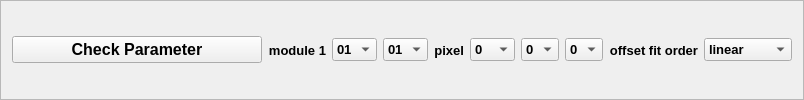
    <widget class="QFrame" name="frame_6">
     <property name="sizePolicy">
      <sizepolicy hsizetype="Preferred" vsizetype="Fixed">
       <horstretch>0</horstretch>
       <verstretch>0</verstretch>
      </sizepolicy>
     </property>
     <property name="styleSheet">
      <string notr="true">QFrame#frame_6 {
	background-color: rgb(210, 236, 255);
}

QPushButton#check_button {
    background-color: none; /* 不设置背景色，使用默认样式 */
}</string>
     </property>
     <property name="frameShape">
      <enum>QFrame::StyledPanel</enum>
     </property>
     <property name="frameShadow">
      <enum>QFrame::Raised</enum>
     </property>
     <layout class="QHBoxLayout" name="horizontalLayout_18">
      <item>
       <widget class="QPushButton" name="paracheck_button">
        <property name="sizePolicy">
         <sizepolicy hsizetype="Minimum" vsizetype="Fixed">
          <horstretch>0</horstretch>
          <verstretch>0</verstretch>
         </sizepolicy>
        </property>
        <property name="minimumSize">
         <size>
          <width>250</width>
          <height>0</height>
         </size>
        </property>
        <property name="maximumSize">
         <size>
          <width>16777215</width>
          <height>16777215</height>
         </size>
        </property>
        <property name="font">
         <font>
          <family>Arial</family>
          <pointsize>12</pointsize>
          <weight>75</weight>
          <bold>true</bold>
         </font>
        </property>
        <property name="layoutDirection">
         <enum>Qt::LeftToRight</enum>
        </property>
        <property name="text">
         <string>Check Parameter</string>
        </property>
       </widget>
      </item>
      <item>
       <layout class="QHBoxLayout" name="horizontalLayout_5">
        <item>
         <widget class="QLabel" name="label_paracheck_module1">
          <property name="font">
           <font>
            <family>Arial</family>
            <pointsize>10</pointsize>
            <weight>75</weight>
            <bold>true</bold>
           </font>
          </property>
          <property name="layoutDirection">
           <enum>Qt::RightToLeft</enum>
          </property>
          <property name="text">
           <string>module 1</string>
          </property>
          <property name="alignment">
           <set>Qt::AlignRight|Qt::AlignTrailing|Qt::AlignVCenter</set>
          </property>
         </widget>
        </item>
        <item>
         <widget class="QComboBox" name="paracheck_module_num_1">
          <property name="sizePolicy">
           <sizepolicy hsizetype="Preferred" vsizetype="Fixed">
            <horstretch>0</horstretch>
            <verstretch>0</verstretch>
           </sizepolicy>
          </property>
          <property name="font">
           <font>
            <family>Arial</family>
            <pointsize>10</pointsize>
            <weight>75</weight>
            <bold>true</bold>
           </font>
          </property>
          <item>
           <property name="text">
            <string>01</string>
           </property>
          </item>
          <item>
           <property name="text">
            <string>02</string>
           </property>
          </item>
          <item>
           <property name="text">
            <string>03</string>
           </property>
          </item>
          <item>
           <property name="text">
            <string>04</string>
           </property>
          </item>
          <item>
           <property name="text">
            <string>05</string>
           </property>
          </item>
          <item>
           <property name="text">
            <string>06</string>
           </property>
          </item>
          <item>
           <property name="text">
            <string>07</string>
           </property>
          </item>
          <item>
           <property name="text">
            <string>08</string>
           </property>
          </item>
          <item>
           <property name="text">
            <string>09</string>
           </property>
          </item>
          <item>
           <property name="text">
            <string>10</string>
           </property>
          </item>
          <item>
           <property name="text">
            <string>11</string>
           </property>
          </item>
          <item>
           <property name="text">
            <string>12</string>
           </property>
          </item>
          <item>
           <property name="text">
            <string>13</string>
           </property>
          </item>
          <item>
           <property name="text">
            <string>14</string>
           </property>
          </item>
         </widget>
        </item>
        <item>
         <widget class="QComboBox" name="paracheck_module_num_2">
          <property name="sizePolicy">
           <sizepolicy hsizetype="Preferred" vsizetype="Fixed">
            <horstretch>0</horstretch>
            <verstretch>0</verstretch>
           </sizepolicy>
          </property>
          <property name="font">
           <font>
            <family>Arial</family>
            <pointsize>10</pointsize>
            <weight>75</weight>
            <bold>true</bold>
           </font>
          </property>
          <item>
           <property name="text">
            <string>01</string>
           </property>
          </item>
          <item>
           <property name="text">
            <string>02</string>
           </property>
          </item>
          <item>
           <property name="text">
            <string>03</string>
           </property>
          </item>
          <item>
           <property name="text">
            <string>04</string>
           </property>
          </item>
          <item>
           <property name="text">
            <string>05</string>
           </property>
          </item>
          <item>
           <property name="text">
            <string>06</string>
           </property>
          </item>
          <item>
           <property name="text">
            <string>07</string>
           </property>
          </item>
          <item>
           <property name="text">
            <string>08</string>
           </property>
          </item>
          <item>
           <property name="text">
            <string>09</string>
           </property>
          </item>
          <item>
           <property name="text">
            <string>10</string>
           </property>
          </item>
          <item>
           <property name="text">
            <string>11</string>
           </property>
          </item>
          <item>
           <property name="text">
            <string>12</string>
           </property>
          </item>
          <item>
           <property name="text">
            <string>13</string>
           </property>
          </item>
          <item>
           <property name="text">
            <string>14</string>
           </property>
          </item>
         </widget>
        </item>
       </layout>
      </item>
      <item>
       <layout class="QHBoxLayout" name="horizontalLayout_16">
        <item>
         <widget class="QLabel" name="label_paracheck_ixel">
          <property name="font">
           <font>
            <family>Arial</family>
            <pointsize>10</pointsize>
            <weight>75</weight>
            <bold>true</bold>
           </font>
          </property>
          <property name="text">
           <string>pixel</string>
          </property>
          <property name="alignment">
           <set>Qt::AlignRight|Qt::AlignTrailing|Qt::AlignVCenter</set>
          </property>
         </widget>
        </item>
        <item>
         <widget class="QComboBox" name="paracheck_pixel_num_1">
          <property name="font">
           <font>
            <family>Arial</family>
            <pointsize>10</pointsize>
            <weight>75</weight>
            <bold>true</bold>
           </font>
          </property>
          <item>
           <property name="text">
            <string>0</string>
           </property>
          </item>
          <item>
           <property name="text">
            <string>1</string>
           </property>
          </item>
          <item>
           <property name="text">
            <string>2</string>
           </property>
          </item>
          <item>
           <property name="text">
            <string>3</string>
           </property>
          </item>
          <item>
           <property name="text">
            <string>4</string>
           </property>
          </item>
          <item>
           <property name="text">
            <string>5</string>
           </property>
          </item>
          <item>
           <property name="text">
            <string>6</string>
           </property>
          </item>
          <item>
           <property name="text">
            <string>7</string>
           </property>
          </item>
          <item>
           <property name="text">
            <string>8</string>
           </property>
          </item>
          <item>
           <property name="text">
            <string>9</string>
           </property>
          </item>
          <item>
           <property name="text">
            <string>10</string>
           </property>
          </item>
          <item>
           <property name="text">
            <string>11</string>
           </property>
          </item>
          <item>
           <property name="text">
            <string>12</string>
           </property>
          </item>
          <item>
           <property name="text">
            <string>13</string>
           </property>
          </item>
          <item>
           <property name="text">
            <string>14</string>
           </property>
          </item>
          <item>
           <property name="text">
            <string>15</string>
           </property>
          </item>
          <item>
           <property name="text">
            <string>16</string>
           </property>
          </item>
          <item>
           <property name="text">
            <string>17</string>
           </property>
          </item>
          <item>
           <property name="text">
            <string>18</string>
           </property>
          </item>
          <item>
           <property name="text">
            <string>19</string>
           </property>
          </item>
          <item>
           <property name="text">
            <string>20</string>
           </property>
          </item>
          <item>
           <property name="text">
            <string>21</string>
           </property>
          </item>
          <item>
           <property name="text">
            <string>22</string>
           </property>
          </item>
          <item>
           <property name="text">
            <string>23</string>
           </property>
          </item>
          <item>
           <property name="text">
            <string>24</string>
           </property>
          </item>
         </widget>
        </item>
        <item>
         <widget class="QComboBox" name="paracheck_pixel_num_2">
          <property name="font">
           <font>
            <family>Arial</family>
            <pointsize>10</pointsize>
            <weight>75</weight>
            <bold>true</bold>
           </font>
          </property>
          <item>
           <property name="text">
            <string>0</string>
           </property>
          </item>
          <item>
           <property name="text">
            <string>1</string>
           </property>
          </item>
          <item>
           <property name="text">
            <string>2</string>
           </property>
          </item>
          <item>
           <property name="text">
            <string>3</string>
           </property>
          </item>
          <item>
           <property name="text">
            <string>4</string>
           </property>
          </item>
          <item>
           <property name="text">
            <string>5</string>
           </property>
          </item>
          <item>
           <property name="text">
            <string>6</string>
           </property>
          </item>
          <item>
           <property name="text">
            <string>7</string>
           </property>
          </item>
          <item>
           <property name="text">
            <string>8</string>
           </property>
          </item>
          <item>
           <property name="text">
            <string>9</string>
           </property>
          </item>
         </widget>
        </item>
        <item>
         <widget class="QComboBox" name="paracheck_pixel_num_3">
          <property name="font">
           <font>
            <family>Arial</family>
            <pointsize>10</pointsize>
            <weight>75</weight>
            <bold>true</bold>
           </font>
          </property>
          <item>
           <property name="text">
            <string>0</string>
           </property>
          </item>
          <item>
           <property name="text">
            <string>1</string>
           </property>
          </item>
          <item>
           <property name="text">
            <string>2</string>
           </property>
          </item>
          <item>
           <property name="text">
            <string>3</string>
           </property>
          </item>
          <item>
           <property name="text">
            <string>4</string>
           </property>
          </item>
          <item>
           <property name="text">
            <string>5</string>
           </property>
          </item>
          <item>
           <property name="text">
            <string>6</string>
           </property>
          </item>
          <item>
           <property name="text">
            <string>7</string>
           </property>
          </item>
          <item>
           <property name="text">
            <string>8</string>
           </property>
          </item>
          <item>
           <property name="text">
            <string>9</string>
           </property>
          </item>
         </widget>
        </item>
       </layout>
      </item>
      <item>
       <layout class="QHBoxLayout" name="horizontalLayout_17">
        <item>
         <widget class="QLabel" name="offset_fit_order">
          <property name="font">
           <font>
            <family>Arial</family>
            <pointsize>10</pointsize>
            <weight>75</weight>
            <bold>true</bold>
           </font>
          </property>
          <property name="text">
           <string>offset fit order</string>
          </property>
          <property name="alignment">
           <set>Qt::AlignRight|Qt::AlignTrailing|Qt::AlignVCenter</set>
          </property>
         </widget>
        </item>
        <item>
         <widget class="QComboBox" name="paracheck_order">
          <property name="font">
           <font>
            <family>Arial</family>
            <pointsize>10</pointsize>
            <weight>75</weight>
            <bold>true</bold>
           </font>
          </property>
          <item>
           <property name="text">
            <string>linear</string>
           </property>
          </item>
          <item>
           <property name="text">
            <string>quadratic</string>
           </property>
          </item>
         </widget>
        </item>
       </layout>
      </item>
     </layout>
    </widget>
